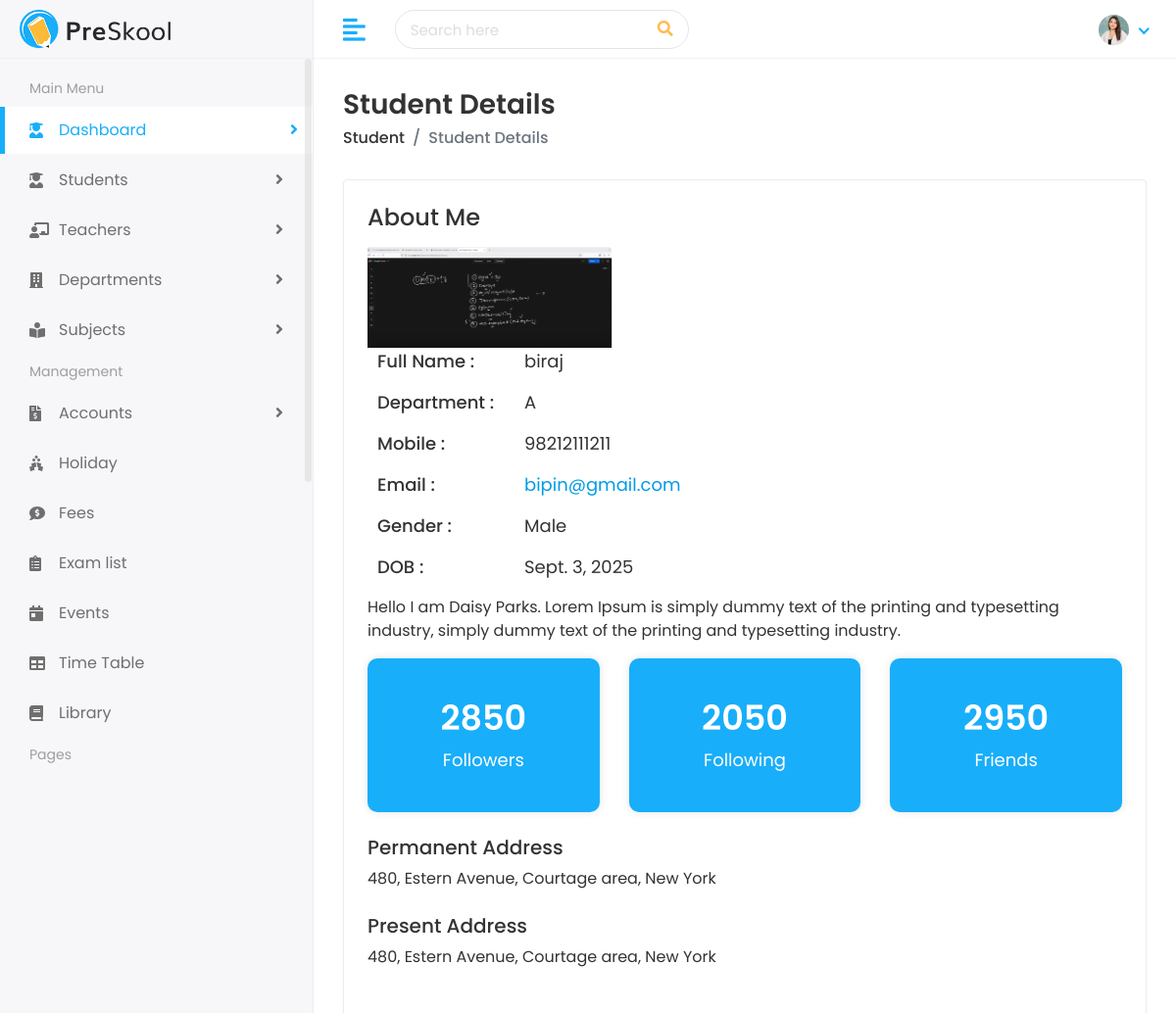
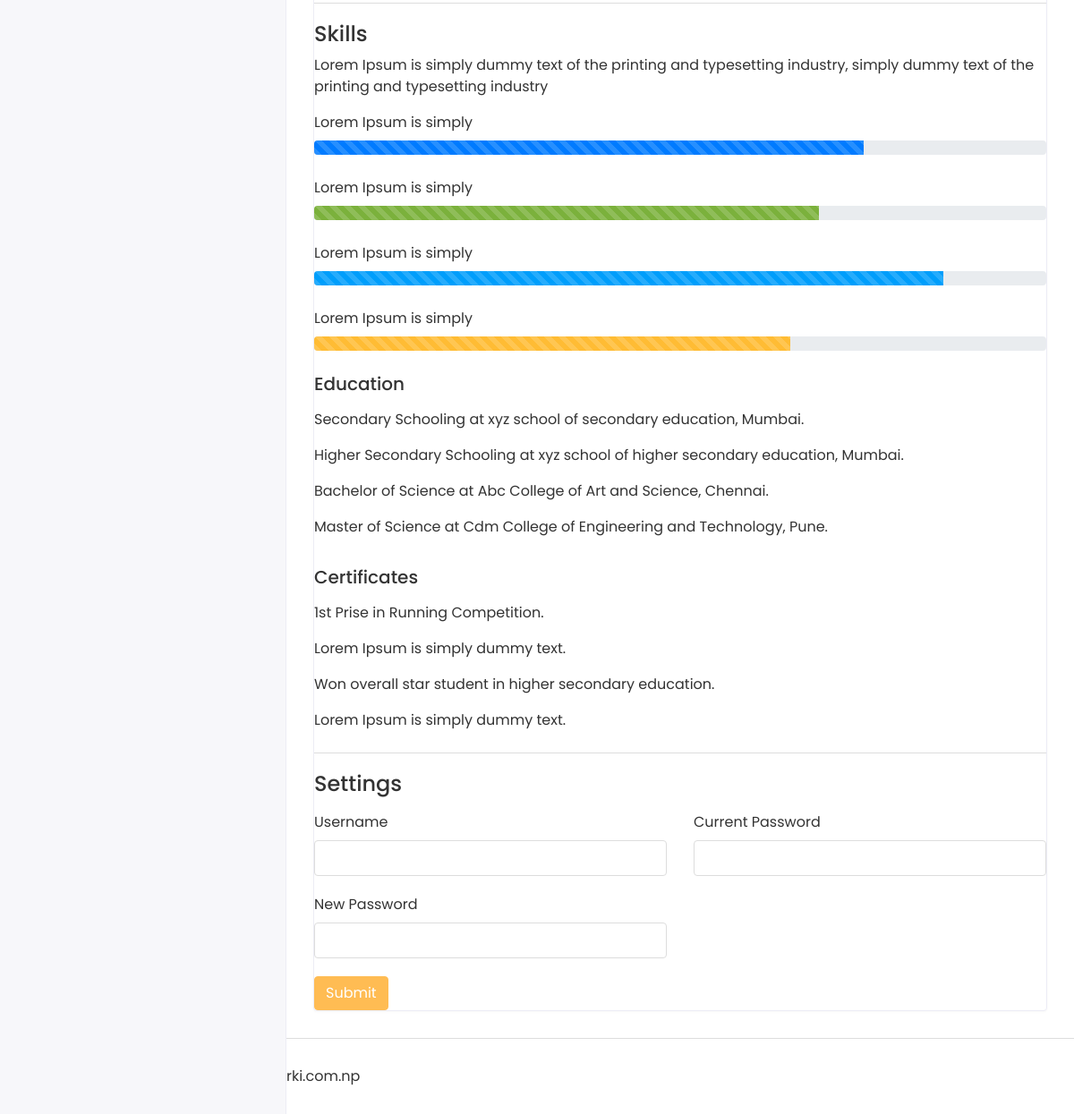
Screenshot of /student/1/ with the database file from the repository (2 pictures, top to bottom).
### student/models.py (models this page shows, shortened)
class Student(models.Model):
    first_name = models.CharField(max_length=100)
    last_name = models.CharField(max_length=100)
    student_id = models.CharField(max_length=20)
    gender = models.CharField(max_length=10, choices=[('Male', 'Male'), ('Female', 'Female'), ('Others', 'Others')])
    date_of_birth = models.DateField()
    student_class = models.CharField(max_length=50)
    religion = models.CharField(max_length=50)
    joining_date = models.DateField()
    mobile_number = models.CharField(max_length=15)
    admission_number = models.CharField(max_length=20)
    section = models.CharField(max_length=10)
    student_image = models.ImageField(upload_to='students/', blank=True, default='assets/img/profiles/default-avatar.jpg')
    parent = models.OneToOneField(Parent, on_delete=models.CASCADE)
    slug = models.SlugField(max_length=255, unique=True, blank=True)

class Parent(models.Model):
    father_name = models.CharField(max_length=100)
    father_occupation = models.CharField(max_length=100, blank=True)
    father_mobile = models.CharField(max_length=15)
    father_email = models.EmailField(max_length=100)
    mother_name = models.CharField(max_length=100)
    mother_occupation = models.CharField(max_length=100, blank=True)
    mother_mobile = models.CharField(max_length=15)
    mother_email = models.EmailField(max_length=100)
    present_address = models.TextField()
    permanent_address = models.TextField()

### student/views.py (the view)
# urls.py: path('<str:slug>/', views.view_student, name='view_student'),
def view_student(request, slug):
    student = get_object_or_404(Student, student_id = slug)
    context = {
        'student': student
    }
    return render(request, "students/student-details.html", context)

### templates/students/student-details.html (shortened to what this page needs)
{% extends 'Home/base.html' %}
{% load static %}
{% block body %}
<div class="page-wrapper">
<div class="content container-fluid">
<div class="page-header">
<div class="row">
<div class="col-sm-12">
<h3 class="page-title">Student Details</h3>
<ul class="breadcrumb">
<li class="breadcrumb-item"><a href="/student">Student</a></li>
<li class="breadcrumb-item active">Student Details</li>
</ul>
</div>
</div>
</div>
<div class="card">
<div class="card-body">
<div class="row">
<div class="col-md-12">
<div class="about-info">
<h4>About Me</h4>
<div class="media mt-3">
  {% if student.student_image and student.student_image.name %}
    <img src="{{ student.student_image.url }}" class="mr-3" alt="Student Image">
  {% else %}
    <img src="{% static 'assets/img/profiles/default-avatar.jpg' %}" class="mr-3" alt="Default Avatar">
  {% endif %}
</div>
<div class="media-body">
<ul>
<li>
<span class="title-span">Full Name : </span>
<span class="info-span">{{ student.first_name}}</span>
</li>
<li>
<span class="title-span">Department : </span>
<span class="info-span">{{student.section}}</span>
</li>
<li>
<span class="title-span">Mobile : </span>
<span class="info-span">{{student.mobile_number}}</span>
</li>
<li>
<span class="title-span">Email : </span>
<span class="info-span">
<a href="mailto:{{ student.parent.father_email }}">
    {{ student.parent.father_email }}
</a>
</span>
<li>
<span class="title-span">Gender : </span>
<span class="info-span">{{student.gender}}</span>
</li>
<li>
<span class="title-span">DOB : </span>
<span class="info-span">{{student.date_of_birth}}</span>
</li>
</ul>
</div>
</div>
<div class="row mt-3">
<div class="col-md-12">
<p>Hello I am Daisy Parks. Lorem Ipsum is simply dummy text of the printing and typesetting industry, simply dummy text of the printing and typesetting industry.</p>
</div>
</div>
<div class="row follow-sec">
<div class="col-md-4 mb-3">
<div class="blue-box">
<h3>2850</h3>
<p>Followers</p>
</div>
</div>
<div class="col-md-4 mb-3">
<div class="blue-box">
<h3>2050</h3>
<p>Following</p>
</div>
</div>
<div class="col-md-4 mb-3">
<div class="blue-box">
<h3>2950</h3>
<p>Friends</p>
</div>
</div>
</div>
<div class="row mt-2">
<div class="col-md-12">
<h5>Permanent Address</h5>
<p>480, Estern Avenue, Courtage area, New York</p>
</div>
</div>
<div class="row mt-2">
<div class="col-md-12">
<h5>Present Address</h5>
<p>480, Estern Avenue, Courtage area, New York</p>
</div>
</div>
</div>
</div>
</div>
<div class="row mt-2">
<div class="col-md-12">
<div class="skill-info">
<h4>Skills</h4>
<p>Lorem Ipsum is simply dummy text of the printing and typesetting industry, simply dummy text of the printing and typesetting industry</p>
<ul>
<li>
<label>Lorem Ipsum is simply</label>
<div class="progress">
<div class="progress-bar progress-bar-striped progress-bar-animated" role="progressbar" aria-valuenow="75" aria-valuemin="0" aria-valuemax="100" style="width: 75%"></div>
</div>
</li>
<li>
<label>Lorem Ipsum is simply</label>
<div class="progress">
<div class="progress-bar progress-bar-striped progress-bar-animated bg-success" role="progressbar" aria-valuenow="69" aria-valuemin="0" aria-valuemax="100" style="width: 69%"></div>
</div>
</li>
<li>
<label>Lorem Ipsum is simply</label>
<div class="progress">
<div class="progress-bar progress-bar-striped progress-bar-animated bg-info" role="progressbar" aria-valuenow="86" aria-valuemin="0" aria-valuemax="100" style="width: 86%"></div>
</div>
</li>
<li>
 <label>Lorem Ipsum is simply</label>
<div class="progress">
<div class="progress-bar progress-bar-striped progress-bar-animated bg-warning" role="progressbar" aria-valuenow="65" aria-valuemin="0" aria-valuemax="100" style="width: 65%"></div>
</div>
</li>
</ul>
<div class="row mt-3">
<div class="col-md-12">
<h5>Education</h5>
<p class="mt-3">Secondary Schooling at xyz school of secondary education, Mumbai.</p>
<p>Higher Secondary Schooling at xyz school of higher secondary education, Mumbai.</p>
<p>Bachelor of Science at Abc College of Art and Science, Chennai.</p>
<p>Master of Science at Cdm College of Engineering and Technology, Pune.</p>
</div>
</div>
<div class="row mt-3">
<div class="col-md-12">
<h5>Certificates</h5>
<p class="mt-3">1st Prise in Running Competition.</p>
<p>Lorem Ipsum is simply dummy text.</p>
<p>Won overall star student in higher secondary education.</p>
<p>Lorem Ipsum is simply dummy text.</p>
</div>
</div>
</div>
</div>
</div>
<div class="row mt-2">
<div class="col-md-12">
<div class="skill-info">
<h4>Settings</h4>
<form>
<div class="row mt-3">
<div class="col-12 col-sm-6">
<div class="form-group">
<label>Username</label>
<input type="text" class="form-control">
</div>
</div>
<div class="col-12 col-sm-6">
<div class="form-group">
<label>Current Password</label>
<input type="password" class="form-control">
</div>
</div>
<div class="col-12 col-sm-6">
<div class="form-group">
<label>New Password</label>
<input type="password" class="form-control">
</div>
</div>
<div class="col-12">
<button type="submit" class="btn btn-primary">Submit</button>
</div>
</div>
</form>
</div>
</div>
</div>
</div>
</div>
</div>
<footer>
<p>Copyright © 2025 mohanbahadurkarki.com.np</p>
</footer>
</div>
</body>
</html>
{% endblock %}

### static/assets/css/style.css (style rules this page uses)
html { height: 100%; }
body { background-color: #fff; color: #333; font-family: 'Poppins', sans-serif; font-size: 1rem; height: 100%; line-height: 1.5; overflow-x: hidden; }
h1, h2, h3, h4, h5, h6 { font-family: 'Poppins', sans-serif; margin-top: 0; }
.form-control { border: 1px solid #ddd; box-shadow: none; color: #333; font-size: 15px; height: 40px; }
input, input:focus, button, button:focus { outline: none; }
input[type=text], input[type=password] { -webkit-appearance: none; -moz-appearance: none; appearance: none; }
.form-group { margin-bottom: 1.25rem; }
ul, ol { padding: 0px; list-style: none; }
.bg-success, .badge-success { background-color: #7bb13c !important; }
.bg-info, .badge-info { background-color: #009efb !important; }
.bg-warning, .badge-warning { background-color: #ffbc34 !important; }
.btn-primary { background-color: #FFBC53; border: 1px solid #FFBC53; }
.card { border: 1px solid #ececf5; box-shadow: 0 1px 3px 0 rgba(0, 0, 0, 0.03); margin-bottom: 1.875rem; }
.card-body { padding: 1.5rem; }
footer { padding: 1.875rem 1.875rem; border-top: 1px solid #ddd; }
footer p { margin: 0px; }
.page-wrapper { margin-left: 320px; padding-top: 60px; position: relative; transition: all 0.4s ease; }
.page-wrapper > .content { padding: 1.875rem 1.875rem 0; }
.page-header { margin-bottom: 1.875rem; }
.page-header .breadcrumb { background-color: transparent; color: #6c757d; font-size: 1rem; font-weight: 500; margin-bottom: 0; padding: 0; }
.page-header .breadcrumb a { color: #333; }
.page-title { font-size: 28px; font-weight: 600; color: #333; margin-bottom: 5px; }
.about-info img { width: 250px; }
.about-info ul li { font-size: 18px; margin: 0px 0px 15px 10px; display: flex; }
.title-span { font-weight: 500; width: 150px; }
.blue-box { background-color: #18aefa; padding: 40px 30px; box-shadow: 0px 0px 10px 0px rgba(0, 0, 0, 0.1); border-radius: 10px; color: #fff; text-align: center; }
.follow-sec h3 { font-size: 35px; font-weight: 600; }
.follow-sec p { font-size: 18px; margin: 0px; }
.skill-info { padding-top: 20px; border-top: 1px solid #ddd; }
.skill-info ul li { margin-bottom: 25px; }

### rows the page displays
Student: student_image (picture), first_name "biraj", section "A", mobile_number "98212111211", parent.father_email "bipin@gmail.com", gender "Male", date_of_birth "Sept. 3, 2025"
